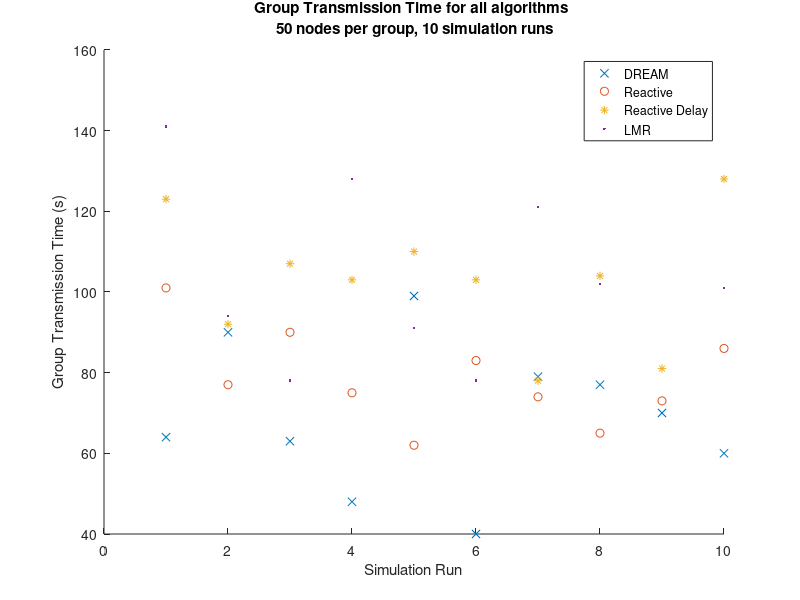
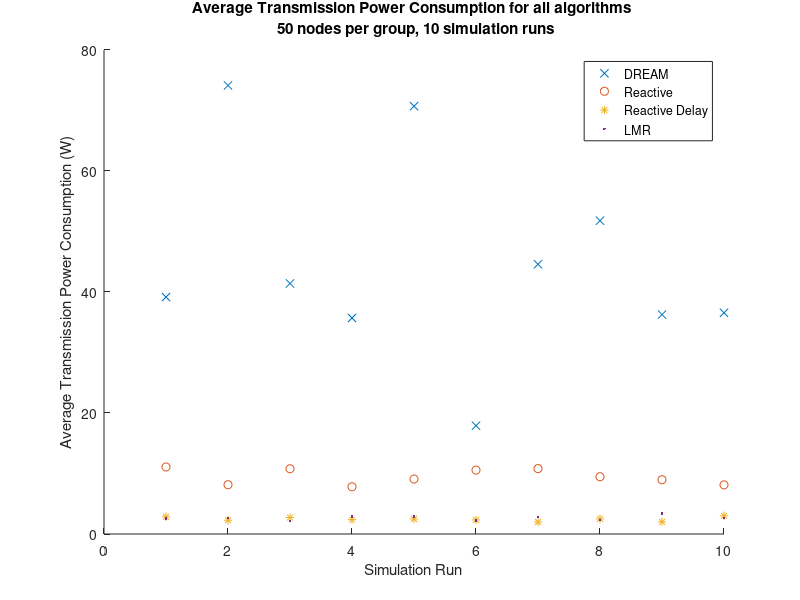
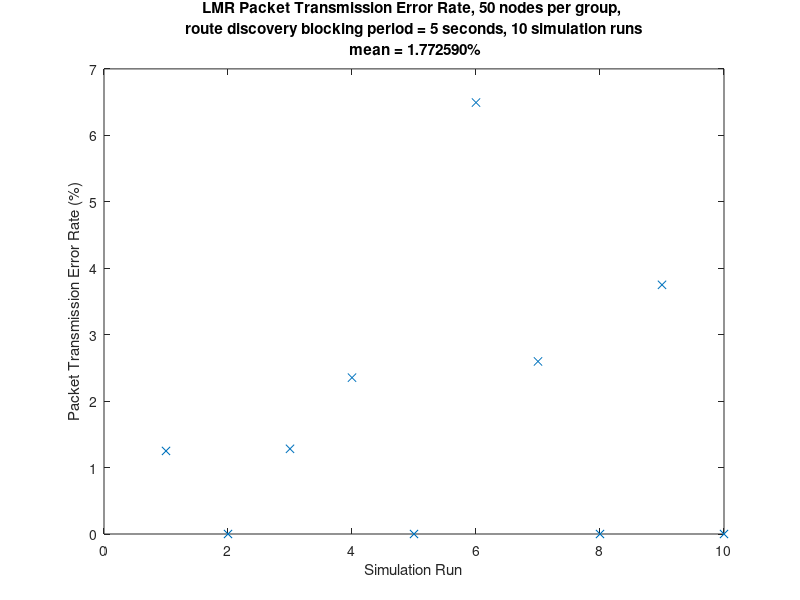

The MATLAB script that drew these images, in order:
clear
close all

% 50 nodes per group results

n = 50;
plot_figs = true;

active={};
reactive={};
reactive_delay={};
lmr={};

active{1} = [ % Active GTT
    64
    90
    63
    48
    99
    40
    79
    77
    70
    60
    ];

active{2} = mean(active{1}); % Mean GTT
active{3} = median(active{1}); % Median GTT
active{4} = range(active{1}); % Range of GTT values

active{5} = [ % Average Transmission Power Consumption (ATPC)
    3.915400e+01
    7.412450e+01
    4.139850e+01
    3.570150e+01
    7.069650e+01
    1.789300e+01
    4.457650e+01
    5.177600e+01
    3.625850e+01
    3.655200e+01
    ];

active{6} = mean(active{5}); % Mean ATPC
active{7} = median(active{5}); % Median ATPC
active{8} = range(active{5}); % Range

active{9} = [ % Simulation times
    49.707302
    47.964172
    41.768990
    39.284946
    46.640784
    33.318341
    37.741494
    39.278432
    35.426104
    37.391266
    ];

active{10} = mean(active{9}); % Mean simulation time

reactive{1} = [ % Reactive GTT
    101
    77
    90
    75
    62
    83
    74
    65
    73
    86
    ];

reactive{2} = mean(reactive{1});
reactive{3} = median(reactive{1}); 
reactive{4} = range(reactive{1});

reactive{5} = [ % Average Transmission Power Consumption (ATPC)
    1.107600e+01
    8.144000
    1.078000e+01
    7.800000
    9.092000
    1.056000e+01
    1.081200e+01
    9.464000
    8.972000
    8.120000
    ];

reactive{6} = mean(reactive{5}); % Mean ATPC
reactive{7} = median(reactive{5}); % Median ATPC
reactive{8} = range(reactive{5}); % Range

reactive{9} = [ % Simulation times
    4.577703
    4.073823
    4.249365
    3.913116
    4.028293
    4.239896
    4.237614
    4.043596
    4.001844
    3.805857
    ];

reactive{10} = mean(reactive{9}); % Mean simulation time

reactive_delay{1} = [ % Reactive_delay GTT
    123
    92
    107
    103
    110
    103
    78
    104
    81
    128
    ];

reactive_delay{2} = mean(reactive_delay{1});
reactive_delay{3} = median(reactive_delay{1});
reactive_delay{4} = range(reactive_delay{1});

reactive_delay{5} = [ % Average Transmission Power Consumption (ATPC)
    2.844000
    2.280000
    2.724000
    2.372000
    2.484000
    2.324000
    1.980000
    2.512000
    2.012000
    3.016000
    ];

reactive_delay{6} = mean(reactive_delay{5}); % Mean ATPC
reactive_delay{7} = median(reactive_delay{5}); % Median ATPC
reactive_delay{8} = range(reactive_delay{5}); % Range

reactive_delay{9} = [ % Simulation times
    3.721035
    3.507832
    3.698771
    3.571333
    3.563639
    3.471340
    3.326845
    3.546080
    3.381952
    3.801016
    ];

reactive_delay{10} = mean(reactive_delay{9}); % Mean simulation time

lmr{1} = [ % LMR GTT
    141
    94
    78
    128
    91
    78
    121
    102
    139
    101
    ];

lmr{2} = mean(lmr{1}); % Mean GTT
lmr{3} = median(lmr{1}); % Median GTT
lmr{4} = range(lmr{1}); % Range

lmr{5} = [ % Average Transmission Power Consumption (ATPC)
    2.579000
    2.652000
    2.122000
    2.904000
    2.920000
    2.256000
    2.798000
    2.316000
    3.357000
    2.612000
    ];

lmr{6} = mean(lmr{5}); % Mean ATPC
lmr{7} = median(lmr{5}); % Median ATPC
lmr{8} = range(lmr{5}); % Range

lmr{9} = [ % Simulation times
    3.942953
    3.690658
    3.378878
    3.724846
    3.525159
    3.327736
    3.757192
    3.609031
    3.850186
    3.501413
    ];

lmr{10} = mean(lmr{9}); % Mean simulation time

lmr{11} = [ % Packet Transmission Error Rate (PTER)
    1.25
    0
    1.282051
    2.352941
    0
    6.493506
    2.597403
    0
    3.750000
    0
    ];

lmr{12} = mean(lmr{11}); % Mean PTER
lmr{13} = median(lmr{11}); % Median PTER
lmr{14} = range(lmr{11}); % Range

if plot_figs
    
    figure(1)
    hold on
    plot(active{1},'x')
    plot(reactive{1},'o')
    plot(reactive_delay{1},'*')
    plot(lmr{1},'.')
    hold off
    xlabel('Simulation Run')
    ylabel('Group Transmission Time (s)')
%     ylim([0 200])
    legend('DREAM', 'Reactive', 'Reactive Delay', 'LMR', 'Location', 'best')
    str = sprintf('Group Transmission Time for all algorithms \n %d nodes per group, 10 simulation runs',n);
    title(str);
    
    figure(2)
    hold on
    plot(active{5},'x')
    plot(reactive{5},'o')
    plot(reactive_delay{5},'*')
    plot(lmr{5},'.')
    hold off
    xlabel('Simulation Run')
    ylabel('Average Transmission Power Consumption (W)')
    legend('DREAM', 'Reactive', 'Reactive Delay', 'LMR', 'Location', 'best')
    str = sprintf('Average Transmission Power Consumption for all algorithms \n %d nodes per group, 10 simulation runs',n);
    title(str);
    
    figure(3)
    plot(lmr{11},'x')
    xlabel('Simulation Run')
    ylabel('Packet Transmission Error Rate (%)')
    str = sprintf('LMR Packet Transmission Error Rate, %d nodes per group, \n route discovery blocking period = 5 seconds, 10 simulation runs \n mean = %f%%',n,lmr{12});
    title(str);
end
